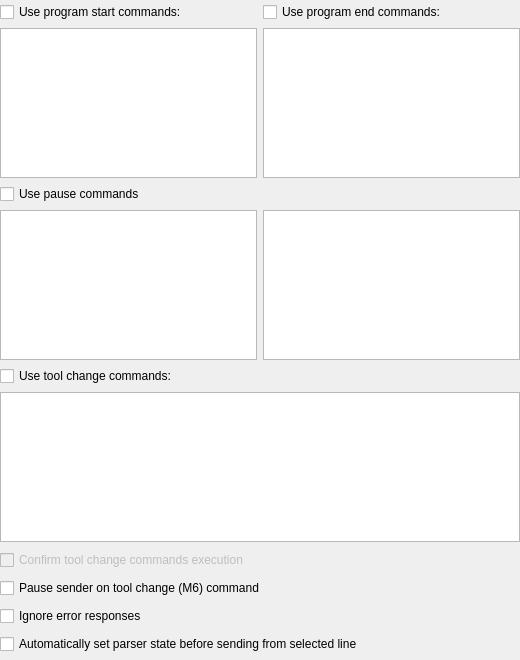
<?xml version="1.0" encoding="UTF-8"?>
<ui version="4.0">
 <class>partSettingsSender</class>
 <widget class="QWidget" name="partSettingsSender">
  <property name="geometry">
   <rect>
    <x>0</x>
    <y>0</y>
    <width>520</width>
    <height>660</height>
   </rect>
  </property>
  <property name="windowTitle">
   <string>Form</string>
  </property>
  <layout class="QVBoxLayout" name="verticalLayout">
   <property name="leftMargin">
    <number>0</number>
   </property>
   <property name="topMargin">
    <number>0</number>
   </property>
   <property name="rightMargin">
    <number>0</number>
   </property>
   <property name="bottomMargin">
    <number>0</number>
   </property>
   <item>
    <layout class="QGridLayout" name="gridLayout">
     <item row="0" column="1">
      <widget class="QCheckBox" name="chkUseEndCommands">
       <property name="text">
        <string>Use program end commands:</string>
       </property>
      </widget>
     </item>
     <item row="0" column="0">
      <widget class="QCheckBox" name="chkUseStartCommands">
       <property name="text">
        <string>Use program start commands:</string>
       </property>
      </widget>
     </item>
     <item row="3" column="1">
      <widget class="QPlainTextEdit" name="txtAfterPauseCommands">
       <property name="maximumSize">
        <size>
         <width>16777215</width>
         <height>150</height>
        </size>
       </property>
      </widget>
     </item>
     <item row="6" column="0">
      <widget class="QCheckBox" name="chkUseToolChangeCommands">
       <property name="text">
        <string>Use tool change commands:</string>
       </property>
      </widget>
     </item>
     <item row="7" column="0" colspan="2">
      <widget class="QPlainTextEdit" name="txtToolChangeCommands">
       <property name="maximumSize">
        <size>
         <width>16777215</width>
         <height>150</height>
        </size>
       </property>
      </widget>
     </item>
     <item row="3" column="0">
      <widget class="QPlainTextEdit" name="txtBeforePauseCommands">
       <property name="maximumSize">
        <size>
         <width>16777215</width>
         <height>150</height>
        </size>
       </property>
      </widget>
     </item>
     <item row="2" column="0">
      <widget class="QCheckBox" name="chkUsePauseCommands">
       <property name="text">
        <string>Use pause commands</string>
       </property>
      </widget>
     </item>
     <item row="1" column="0">
      <widget class="QPlainTextEdit" name="txtStartCommands">
       <property name="maximumSize">
        <size>
         <width>16777215</width>
         <height>150</height>
        </size>
       </property>
      </widget>
     </item>
     <item row="1" column="1">
      <widget class="QPlainTextEdit" name="txtEndCommands">
       <property name="maximumSize">
        <size>
         <width>16777215</width>
         <height>150</height>
        </size>
       </property>
      </widget>
     </item>
    </layout>
   </item>
   <item>
    <widget class="QCheckBox" name="chkConfirmToolChangeCommandsExecution">
     <property name="enabled">
      <bool>false</bool>
     </property>
     <property name="text">
      <string>Confirm tool change commands execution</string>
     </property>
    </widget>
   </item>
   <item>
    <widget class="QCheckBox" name="chkPauseOnToolChange">
     <property name="text">
      <string>Pause sender on tool change (M6) command</string>
     </property>
    </widget>
   </item>
   <item>
    <widget class="QCheckBox" name="chkIgnoreResponseErrors">
     <property name="text">
      <string>Ignore error responses</string>
     </property>
    </widget>
   </item>
   <item>
    <widget class="QCheckBox" name="chkSetParseStateBeforeSendFromLine">
     <property name="text">
      <string>Automatically set parser state before sending from selected line</string>
     </property>
    </widget>
   </item>
  </layout>
 </widget>
 <resources/>
 <connections/>
</ui>
